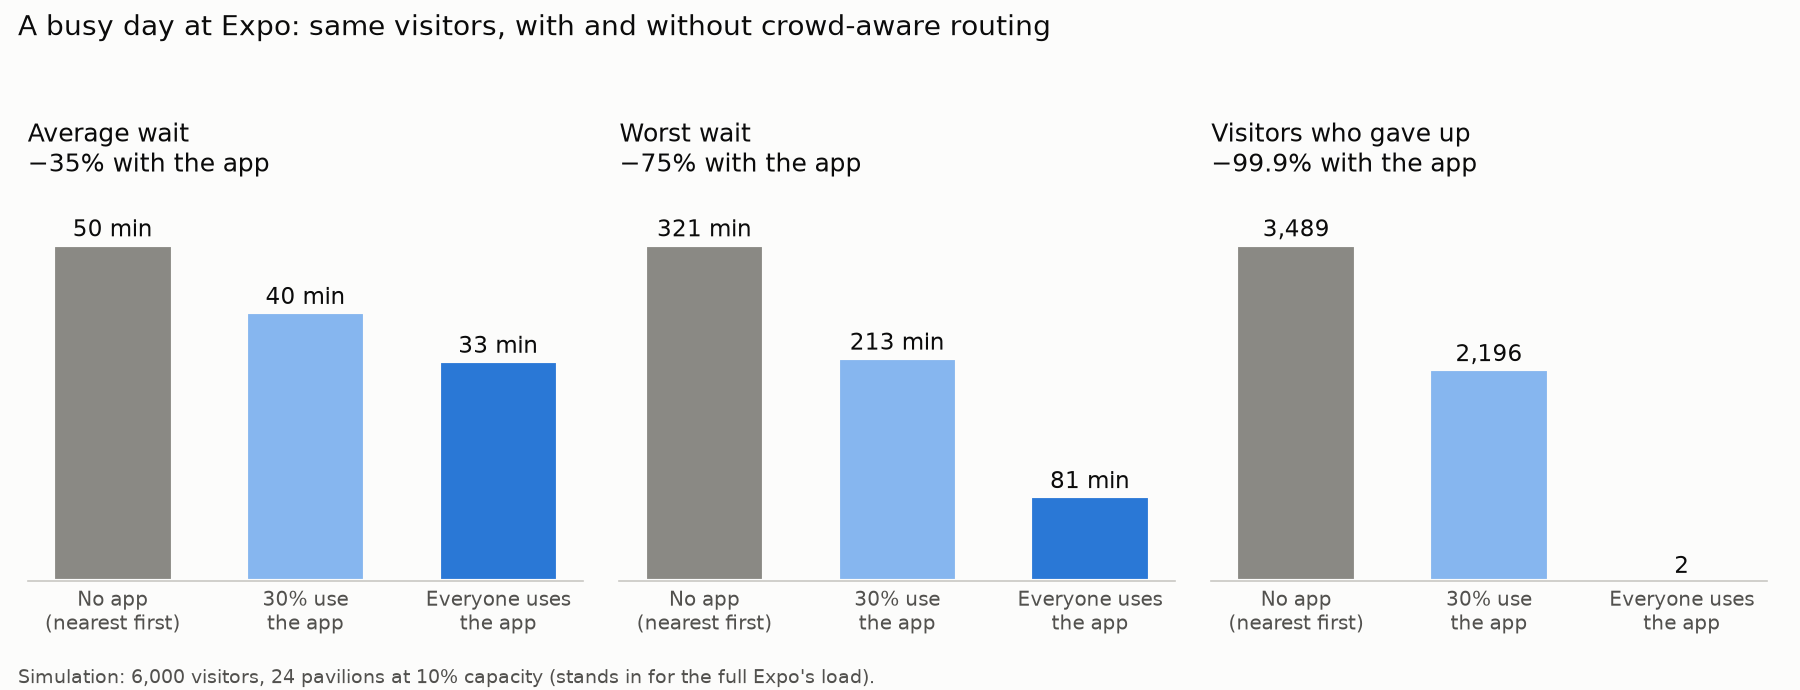

Reproduce this figure in Python.
"""
Before/after chart for the pitch, from tools/balance_check.py results.

Run that first (busy-day setting: our 24 pavilions stand in for the whole Expo, so capacity is scaled):
    python tools/balance_check.py --visitors 6000 --capacity-scale 0.1
then paste its numbers into RESULTS below and run:  python ml/before_after.py
"""
from pathlib import Path

import matplotlib.pyplot as plt

# world: (avg wait min, worst wait min, visitors who gave up)
RESULTS = {
    "No app\n(nearest first)":  (50.3, 321, 3489),
    "30% use\nthe app":         (40.2, 213, 2196),
    "Everyone uses\nthe app":   (32.9, 81, 2),
}
PANELS = [("Average wait", "min", 0), ("Worst wait", "min", 1), ("Visitors who gave up", "", 2)]
COLORS = ["#8a8984", "#86b6ef", "#2a78d6"]   # no app = neutral, partial = light blue, full = blue
INK, INK2, SURFACE = "#0b0b0b", "#52514e", "#fcfcfb"

plt.rcParams.update({"font.size": 11, "axes.spines.top": False, "axes.spines.right": False,
                     "axes.spines.left": False, "axes.edgecolor": "#c9c8c3",
                     "figure.facecolor": SURFACE, "axes.facecolor": SURFACE})
fig, axes = plt.subplots(1, 3, figsize=(12, 4.6))
names = list(RESULTS)
for ax, (title, unit, k) in zip(axes, PANELS):
    vals = [RESULTS[n][k] for n in names]
    bars = ax.bar(range(3), vals, color=COLORS, width=0.62, edgecolor=SURFACE, linewidth=2)
    for b, v in zip(bars, vals):
        label = f"{v:,.0f}{' ' + unit if unit else ''}"
        ax.annotate(label, (b.get_x() + b.get_width() / 2, v), xytext=(0, 4),
                    textcoords="offset points", ha="center", color=INK, fontsize=11)
    drop = 1 - vals[2] / vals[0]
    pct = f"{drop:.1%}" if drop > 0.99 else f"{drop:.0%}"     # 3,489 -> 2 is 99.9%, not 100%
    ax.set_title(f"{title}\n−{pct} with the app", loc="left", color=INK, fontsize=12)
    ax.set_xticks(range(3), names, color=INK2, fontsize=9.5)
    ax.set_yticks([]); ax.set_ylim(0, max(vals) * 1.18)
    ax.tick_params(axis="x", length=0)
fig.suptitle("A busy day at Expo: same visitors, with and without crowd-aware routing",
             x=0.01, ha="left", color=INK, fontsize=13.5)
fig.text(0.01, 0.01, "Simulation: 6,000 visitors, 24 pavilions at 10% capacity (stands in for the full Expo's load).",
         color=INK2, fontsize=9)
plt.tight_layout(rect=(0, 0.04, 1, 0.94))
out = Path(__file__).resolve().parent / "before_after.png"
plt.savefig(out, dpi=150)
print("saved", out)
